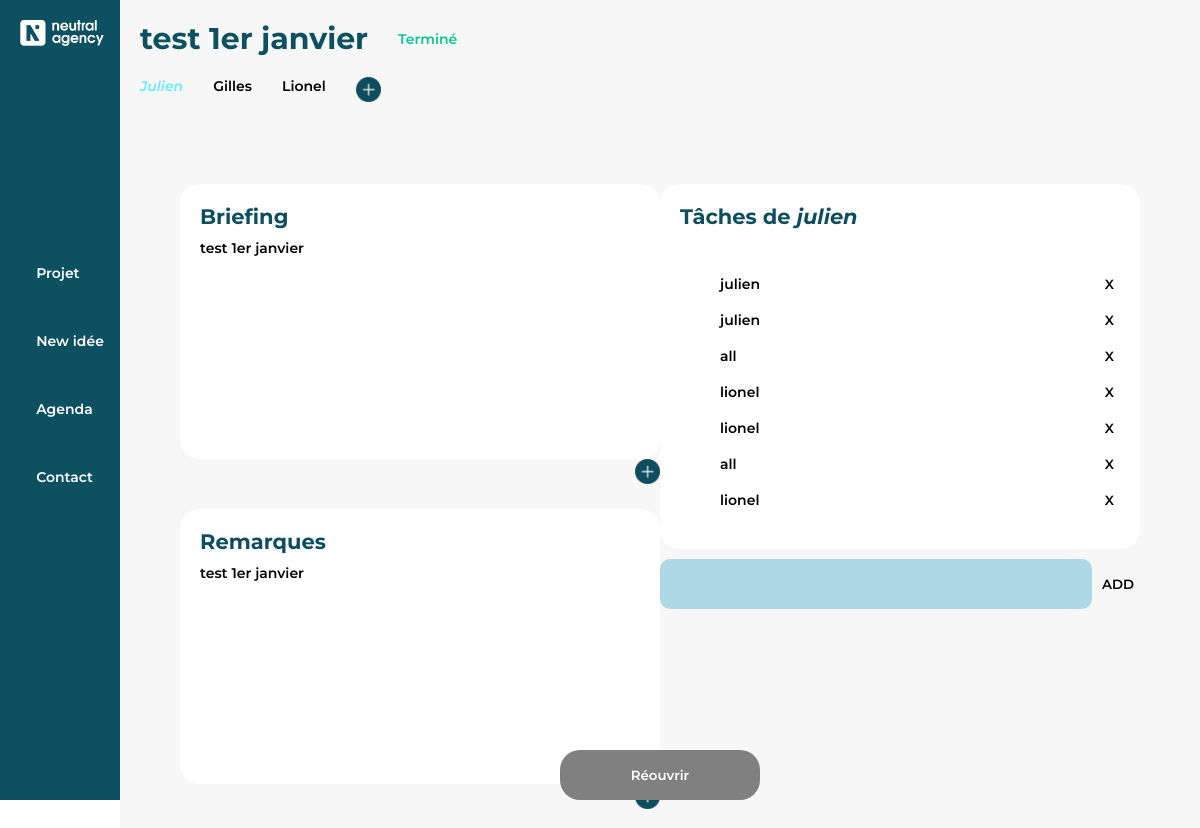
Screenshot of /php/details.php?id=73 with the database file from the repository.
### tables this page shows
CREATE TABLE `projet` (
  `projet_id` int(11) NOT NULL,
  `titre` text NOT NULL,
  `description` text DEFAULT NULL,
  `remarque` text DEFAULT NULL,
  `julien` varchar(3) NOT NULL,
  `gilles` varchar(3) NOT NULL,
  `lionel` varchar(3) NOT NULL,
  `deadline` date DEFAULT NULL,
  `statut` varchar(20) NOT NULL,
  `client_id` int(11) DEFAULT NULL
);

CREATE TABLE `tache` (
  `tache_id` int(11) NOT NULL,
  `projet_id` int(11) NOT NULL,
  `utilisateur` varchar(20) NOT NULL,
  `description` text NOT NULL,
  `fait` varchar(255) NOT NULL DEFAULT 'non'
);

### php/details.php (the view, shortened to what this page needs)
<?php
require "details_components.php";
require "gettasks.php";
?>
<!DOCTYPE html>
<html lang="fr" dir="ltr">
  <head>
    <link rel="stylesheet" href="../css/style.css">
    <link rel="stylesheet" href="../css/details.css">
  </head>
  <body>
    <div class="wrapper">
      <div class="side_section bg_blue">
        <img src="../assets/Neutral_waiting.png" id="neutral_logo" alt="">
        <ul class="nav_ul list_style_none white">
          <li><a href="../projet.php">Projet</a></li>
          <li>New idée</li>
          <li>Agenda</li>
          <li>Contact</li>
        </ul>
      </div>
      <div class="project_section">
        <div class="header">
          <div class="top">
            <h1 class="blue" id="title"><?php echo $titre ?></h1>
            <p class="projectStatut"><?php echo getStatut(); ?></p>
          </div>
          <div class="bottom">
            <?php echo getUsers(); ?>
            <img src="../assets/addButton.png" id="addUserButton" alt="" />
          </div>
        </div>
        <div class="main">
          <div class="left">
            <div class="briefing">
              <h2>Briefing</h2>
              <p class="briefingOuRemarqueP briefingP"> <?php echo $description; ?></p>
              <img src="../assets/addButton.png" class="changeBriefingOuRemarqueButton modifyButton" onclick="allowBriefingAndRemarksChange()" alt="">
            </div>
            <div class="remarques">
              <h2>Remarques</h2>
              <p class="briefingOuRemarqueP remarqueP"><?php echo $remarque; ?></p>
            </div>
          </div>
          <div class="right">
            <div class="taches">
              <h2>Tâches de <em id="nameOfCurrentUserForTasks"> tous </em> </h2>
              <br>
              <ul id="listeTaches">
                <?php echo getTasks('all', $_GET['id']); ?>
              </ul>
            </div>
            <div class="addTaskDiv">
              <textarea class="textareaAddTask" name="name" ></textarea>
              <button type="button" name="button" class="addTaskButton">ADD</button>
            </div>
          </div>
          <div class="buttondiv">
            <button value="<?php echo $statut ?>" type="button" name="button" class="statut_button" onclick="<?php echo "changeStatut(".$_GET['id'].")" ?>">START</button>
          </div>
        </div>
      </div>
    </div>
  </body>
</html>

### php/gettasks.php (shortened to what this page needs)
<?php
function displayTask($task){
  echo '<br>';
  echo "<div class='taskDiv'>";
    if ($task['fait'] == 'oui'){
      echo "<p class='taskDone'>";
    } else {
      echo "<p>";
    }
      echo $task['description'];
    echo "</p>";
    echo "<button class='deleteTaskButton' value='".$task['tache_id']."'>X</button>";
  echo "</div>";
}
function getTasks($user, $projet_id) {
  require 'connection.php';
    if ($user == 'all') {
      $sql = "SELECT * FROM tache WHERE projet_id = ".$projet_id."  ";
      $result = $conn->query($sql);
    }
    else if ($user == 'julien' || $user =='gilles' || $user == 'lionel') {
    $sql = "SELECT * FROM tache WHERE utilisateur = '".$user."' AND projet_id = ". $projet_id ;
    $result = $conn->query($sql);
    }
    if ($result->num_rows > 0) {
        while($row = $result->fetch_assoc()) {
            displayTask($row);
        }
    }
}

### css/style.css (style rules this page uses)
* { margin: 0; }
body { width: 100vw; min-height: 100vh; font-family: 'Montserrat', sans-serif; font-weight: 600; font-size: 14px; }
.wrapper { width: 100%; height: 100%; display: flex; }
.bg_blue { background-color: #0c5061; }
.blue { color: #0c5061; }
.white { color : white; }
.side_section { position: sticky; top: 0; height: 100vh; width: 10%; display: flex; justify-content: center; align-items: center; }
#neutral_logo { position: absolute; top: 20px; left: 20px; width: 70%; }
.nav_ul { position: relative; right: 10px; }
.nav_ul li { margin-bottom: 50px; }
.list_style_none { list-style: none; }
.project_section { position: relative; width: 90%; display: flex; flex-direction: column; background-color: #F7F7F7; }
.project_section .header { position: relative; min-height: 10%; }
.project_section .header h1 { font-size: 30px; position: absolute; top: 20px; left: 20px; }
button { border: none; background-color: transparent; cursor:pointer; font-family: montserrat; font-weight: 600; }
.nav_ul a { color: white; text-decoration: none; }

### css/details.css (style rules this page uses)
.project_section .header { display: flex; flex-direction: column; padding: 20px; }
.project_section .header .top { display: flex; margin-bottom: 20px; }
.project_section .header .top h1 { position: relative; top: 0px; left: 0px; margin-right: 30px; }
.project_section .header .top p { display : flex; align-items: center; color : #0AC693; }
.project_section .header .bottom { display: flex; }
.project_section .header .bottom img { width: 25px; cursor: pointer; }
.main { box-sizing: border-box; width: 100%; padding: 60px; display: flex; justify-content: space-between; }
.main .left { width: 40vw; }
.main .right { width: 40vw; }
.main .left .briefing { margin-bottom: 50px; }
.main .left .briefing, .main .left .remarques, .main .right .taches { position: relative; box-sizing: border-box; width: 100%; border-radius: 20px; max-height: 400px; background-color: white; word-wrap: break-word; padding-right: 20px; display: flex; flex-direction: column; padding: 20px 20px; }
.main .right .taches { overflow: scroll; overflow-x: hidden; }
.main .left h2, .main .right h2 { position: relative; color: #0D4E5E; margin-bottom: 10px; }
.main .left p, .main .left textarea { position: relative; color: black; font-family: 'Montserrat', sans-serif; font-weight: 600; overflow:scroll; height: 200px; text-align: justify; }
.buttondiv { position: absolute; left: 50%; bottom: 40px; }
.buttondiv button { width: 200px; background-color: green; min-height: 50px; border-radius: 20px; color: white; position: relative; left: -50%; }
.changeBriefingOuRemarqueButton { position: absolute; bottom: -25px; right: 0px; width: 25px; cursor: pointer; }
.addTaskDiv { width: 100%; display: flex; justify-content: space-between; position: relative; top: 10px; }
.textareaAddTask { width: 90%; height: 50px; resize: none; border:none; background-color: lightblue; border-radius: 10px; }
#listeTaches { padding-bottom: 20px; }
.taskDiv { display: flex; justify-content: space-between; }
.taskDiv p { word-break: break-all; cursor: pointer; }

### rows the page displays
projet: titre "test 1er janvier", description "test 1er janvier", remarque "test 1er janvier"
tache: description "julien", $task['tache_id'] 6 (drawn)
tache: description "julien", $task['tache_id'] 7 (drawn)
tache: description "all", $task['tache_id'] 8 (drawn)
tache: description "lionel", $task['tache_id'] 9 (drawn)
tache: description "lionel", $task['tache_id'] 10 (drawn)
tache: description "all", $task['tache_id'] 11 (drawn)
tache: description "lionel", $task['tache_id'] 12 (drawn)
